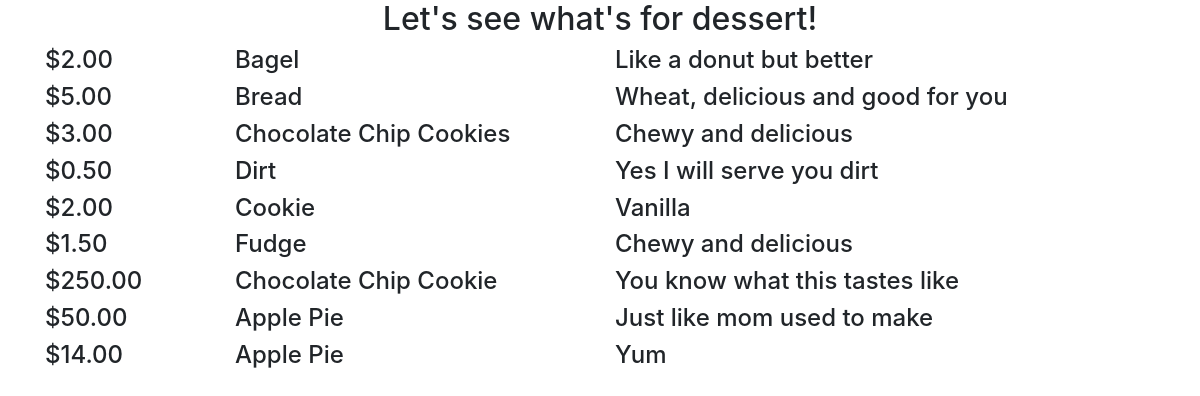
Screenshot of /example_app/ with the database file from the repository.
### example_app/models.py (models this page shows, shortened)
class BakedGood(models.Model):
    name = models.CharField(max_length=64)
    desc = models.CharField(max_length=256)
    type_choices = [
        ('BA', 'Bagel'),
        ('BR', 'Bread'),
        ('CO', 'Cookie'),
        ('CA', 'Cake'),
        ('PR', 'Pretzel'),
    ]
    good_type = models.CharField(max_length=2, choices=type_choices)
    price = models.DecimalField(max_digits=6, decimal_places=2)
    recipe = models.TextField()
    ingredients = models.ManyToManyField(Ingredient)
    baked_on = models.DateTimeField()

### example_app/views.py (the view)
# urls.py: path('', views.index, name='index'),
def index(request):
    baked_goods = BakedGood.objects.all()
    context = {'baked_goods': baked_goods}
    return render(request, 'example_app/index.html', context)

### example_app/templates/example_app/index.html (shortened to what this page needs)
{% extends 'example_app/base.html' %}
{% block content %}
<div class="row">
    <div class="col text-center">
        <h2>Let's see what's for dessert!</h2>
    </div>
</div>
{% for baked_good in baked_goods %}
<div class="row">
    <div class="col-2"><h4>${{ baked_good.price }}</h4></div>
    <div class="col-4"><h4>{{ baked_good.name }}</h4></div>
    <div class="col-6"><h4>{{ baked_good.desc }}</h4></div>
</div>
{% endfor %}
{% endblock %}

### example_app/templates/example_app/base.html (shortened to what this page needs)
{% load static %}
<!doctype html>
<html lang="en">
<head>
    <link rel="stylesheet" href="https://stackpath.bootstrapcdn.com/bootstrap/4.3.1/css/bootstrap.min.css">
    <link type="text/css" rel="stylesheet" href="{% static 'example_app/example_app.css' %}">
    <link rel="stylesheet" href="https://cdn.jsdelivr.net/npm/flatpickr/dist/flatpickr.min.css">
</head>
<body>
    <div class="container">
        {% block content %}
        {% endblock %}
    </div>
</body>
</html>

### rows the page displays
BakedGood: price "2.00", name "Bagel", desc "Like a donut but better"
BakedGood: price "5.00", name "Bread", desc "Wheat, delicious and good for you"
BakedGood: price "3.00", name "Chocolate Chip Cookies", desc "Chewy and delicious"
BakedGood: price "0.50", name "Dirt", desc "Yes I will serve you dirt"
BakedGood: price "2.00", name "Cookie", desc "Vanilla"
BakedGood: price "1.50", name "Fudge", desc "Chewy and delicious"
BakedGood: price "250.00", name "Chocolate Chip Cookie", desc "You know what this tastes like"
BakedGood: price "50.00", name "Apple Pie", desc "Just like mom used to make"
BakedGood: price "14.00", name "Apple Pie", desc "Yum"
